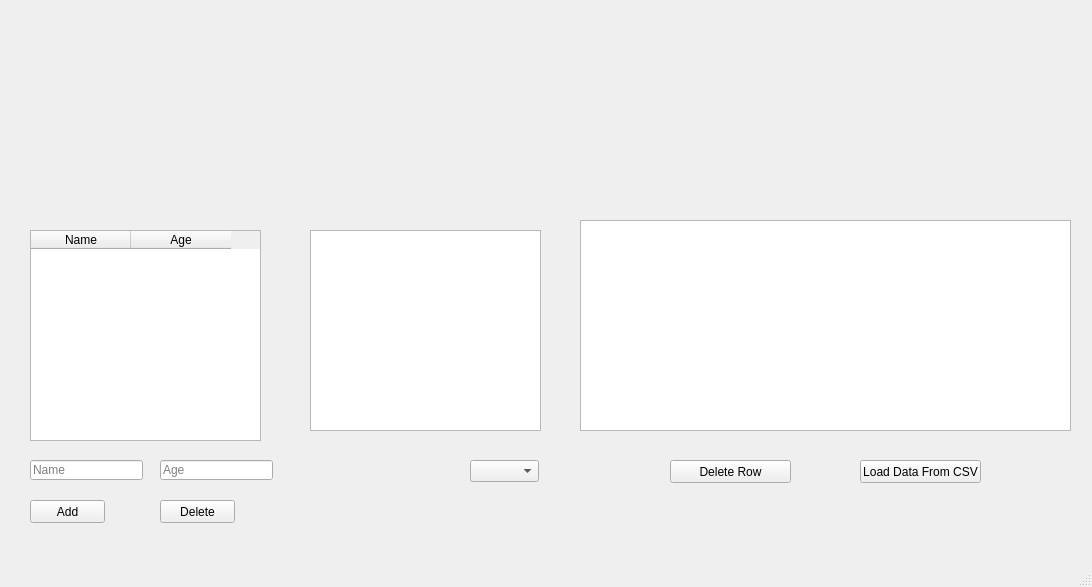
<?xml version="1.0" encoding="UTF-8"?>
<ui version="4.0">
 <class>MainWindow</class>
 <widget class="QMainWindow" name="MainWindow">
  <property name="geometry">
   <rect>
    <x>0</x>
    <y>0</y>
    <width>1092</width>
    <height>587</height>
   </rect>
  </property>
  <property name="windowTitle">
   <string>MainWindow</string>
  </property>
  <widget class="QWidget" name="centralwidget">
   <widget class="QTableWidget" name="tableWidget">
    <property name="geometry">
     <rect>
      <x>30</x>
      <y>230</y>
      <width>231</width>
      <height>211</height>
     </rect>
    </property>
    <column>
     <property name="text">
      <string>Name</string>
     </property>
    </column>
    <column>
     <property name="text">
      <string>Age</string>
     </property>
    </column>
   </widget>
   <widget class="QPushButton" name="pushButton_add">
    <property name="geometry">
     <rect>
      <x>30</x>
      <y>500</y>
      <width>75</width>
      <height>23</height>
     </rect>
    </property>
    <property name="text">
     <string>Add</string>
    </property>
   </widget>
   <widget class="QLineEdit" name="lineEdit_name">
    <property name="geometry">
     <rect>
      <x>30</x>
      <y>460</y>
      <width>113</width>
      <height>20</height>
     </rect>
    </property>
    <property name="placeholderText">
     <string>Name</string>
    </property>
   </widget>
   <widget class="QLineEdit" name="lineEdit_age">
    <property name="geometry">
     <rect>
      <x>160</x>
      <y>460</y>
      <width>113</width>
      <height>20</height>
     </rect>
    </property>
    <property name="placeholderText">
     <string>Age</string>
    </property>
   </widget>
   <widget class="QPushButton" name="pushButton_delete">
    <property name="geometry">
     <rect>
      <x>160</x>
      <y>500</y>
      <width>75</width>
      <height>23</height>
     </rect>
    </property>
    <property name="text">
     <string>Delete</string>
    </property>
   </widget>
   <widget class="QTableView" name="tableView">
    <property name="geometry">
     <rect>
      <x>310</x>
      <y>230</y>
      <width>231</width>
      <height>201</height>
     </rect>
    </property>
   </widget>
   <widget class="QComboBox" name="comboBox_ports">
    <property name="geometry">
     <rect>
      <x>470</x>
      <y>460</y>
      <width>69</width>
      <height>22</height>
     </rect>
    </property>
   </widget>
   <widget class="QTableView" name="tableView_custom">
    <property name="geometry">
     <rect>
      <x>580</x>
      <y>220</y>
      <width>491</width>
      <height>211</height>
     </rect>
    </property>
   </widget>
   <widget class="QPushButton" name="pushButton_loadDataFromCSV">
    <property name="geometry">
     <rect>
      <x>860</x>
      <y>460</y>
      <width>121</width>
      <height>23</height>
     </rect>
    </property>
    <property name="text">
     <string>Load Data From CSV</string>
    </property>
   </widget>
   <widget class="QPushButton" name="pushButton_deleteRow">
    <property name="geometry">
     <rect>
      <x>670</x>
      <y>460</y>
      <width>121</width>
      <height>23</height>
     </rect>
    </property>
    <property name="text">
     <string>Delete Row</string>
    </property>
   </widget>
  </widget>
  <widget class="QMenuBar" name="menubar">
   <property name="geometry">
    <rect>
     <x>0</x>
     <y>0</y>
     <width>1092</width>
     <height>21</height>
    </rect>
   </property>
  </widget>
  <widget class="QStatusBar" name="statusbar"/>
 </widget>
 <resources/>
 <connections/>
</ui>
